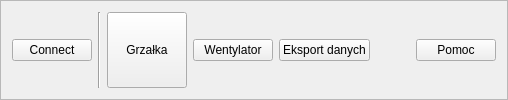
     <widget class="QFrame" name="menubar">
      <property name="frameShape">
       <enum>QFrame::StyledPanel</enum>
      </property>
      <property name="frameShadow">
       <enum>QFrame::Raised</enum>
      </property>
      <layout class="QHBoxLayout" name="horizontalLayout">
       <item>
        <widget class="QPushButton" name="btnConnect">
         <property name="cursor">
          <cursorShape>PointingHandCursor</cursorShape>
         </property>
         <property name="toolTip">
          <string>Połącz lub Rozłącz się z urządzeniem</string>
         </property>
         <property name="statusTip">
          <string>Połącz lub Rozłącz się z urządzeniem</string>
         </property>
         <property name="styleSheet">
          <string notr="true"/>
         </property>
         <property name="text">
          <string>Connect</string>
         </property>
         <property name="icon">
          <iconset resource="resources.qrc">
           <normaloff>:/assets/assets/uC.ico</normaloff>:/assets/assets/uC.ico</iconset>
         </property>
         <property name="checkable">
          <bool>true</bool>
         </property>
        </widget>
       </item>
       <item>
        <widget class="Line" name="line">
         <property name="orientation">
          <enum>Qt::Vertical</enum>
         </property>
        </widget>
       </item>
       <item>
        <widget class="QPushButton" name="btnHeaterControls">
         <property name="sizePolicy">
          <sizepolicy hsizetype="Minimum" vsizetype="Minimum">
           <horstretch>0</horstretch>
           <verstretch>0</verstretch>
          </sizepolicy>
         </property>
         <property name="cursor">
          <cursorShape>PointingHandCursor</cursorShape>
         </property>
         <property name="toolTip">
          <string>Wybierz regulator grzałki i zmień jego parametry</string>
         </property>
         <property name="statusTip">
          <string>Wybierz regulator grzałki i zmień jego parametry</string>
         </property>
         <property name="text">
          <string>Grzałka</string>
         </property>
         <property name="icon">
          <iconset resource="resources.qrc">
           <normaloff>:/assets/assets/heater.ico</normaloff>:/assets/assets/heater.ico</iconset>
         </property>
         <property name="checkable">
          <bool>true</bool>
         </property>
        </widget>
       </item>
       <item>
        <widget class="QPushButton" name="btnFanControls">
         <property name="cursor">
          <cursorShape>PointingHandCursor</cursorShape>
         </property>
         <property name="toolTip">
          <string>Wybierz regulator wentylatora i zmień jego parametry</string>
         </property>
         <property name="statusTip">
          <string>Wybierz regulator wentylatora i zmień jego parametry</string>
         </property>
         <property name="text">
          <string>Wentylator</string>
         </property>
         <property name="icon">
          <iconset resource="resources.qrc">
           <normaloff>:/assets/assets/fan.ico</normaloff>:/assets/assets/fan.ico</iconset>
         </property>
         <property name="checkable">
          <bool>true</bool>
         </property>
        </widget>
       </item>
       <item>
        <widget class="QPushButton" name="btnDataExport">
         <property name="cursor">
          <cursorShape>PointingHandCursor</cursorShape>
         </property>
         <property name="toolTip">
          <string>Eksportuj dane do pliku .xlsx</string>
         </property>
         <property name="statusTip">
          <string>Eksportuj dane do pliku .xlsx</string>
         </property>
         <property name="text">
          <string>Eksport danych</string>
         </property>
         <property name="icon">
          <iconset resource="resources.qrc">
           <normaloff>:/assets/assets/export.ico</normaloff>:/assets/assets/export.ico</iconset>
         </property>
         <property name="checkable">
          <bool>true</bool>
         </property>
        </widget>
       </item>
       <item>
        <spacer name="horizontalSpacer">
         <property name="orientation">
          <enum>Qt::Horizontal</enum>
         </property>
         <property name="sizeHint" stdset="0">
          <size>
           <width>40</width>
           <height>20</height>
          </size>
         </property>
        </spacer>
       </item>
       <item>
        <widget class="QPushButton" name="btnHelp">
         <property name="cursor">
          <cursorShape>WhatsThisCursor</cursorShape>
         </property>
         <property name="toolTip">
          <string>Dowiedz się jak korzystać z programu</string>
         </property>
         <property name="statusTip">
          <string>Dowiedz się jak korzystać z programu</string>
         </property>
         <property name="text">
          <string>Pomoc</string>
         </property>
         <property name="icon">
          <iconset resource="resources.qrc">
           <normaloff>:/assets/assets/help.ico</normaloff>:/assets/assets/help.ico</iconset>
         </property>
         <property name="checkable">
          <bool>true</bool>
         </property>
        </widget>
       </item>
      </layout>
     </widget>
